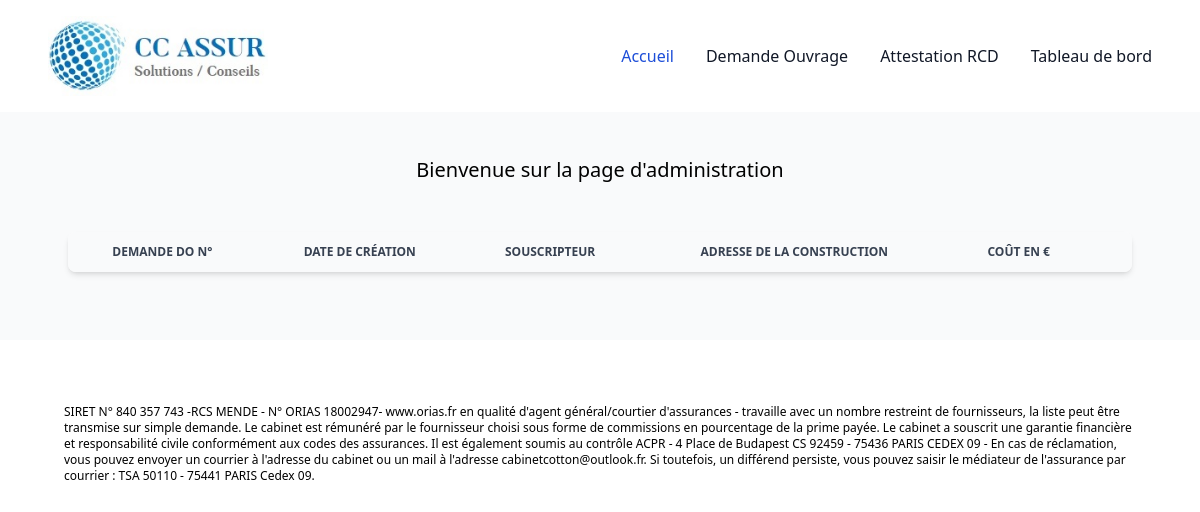
The app's page /index.php?page=admin (signed in), older data.
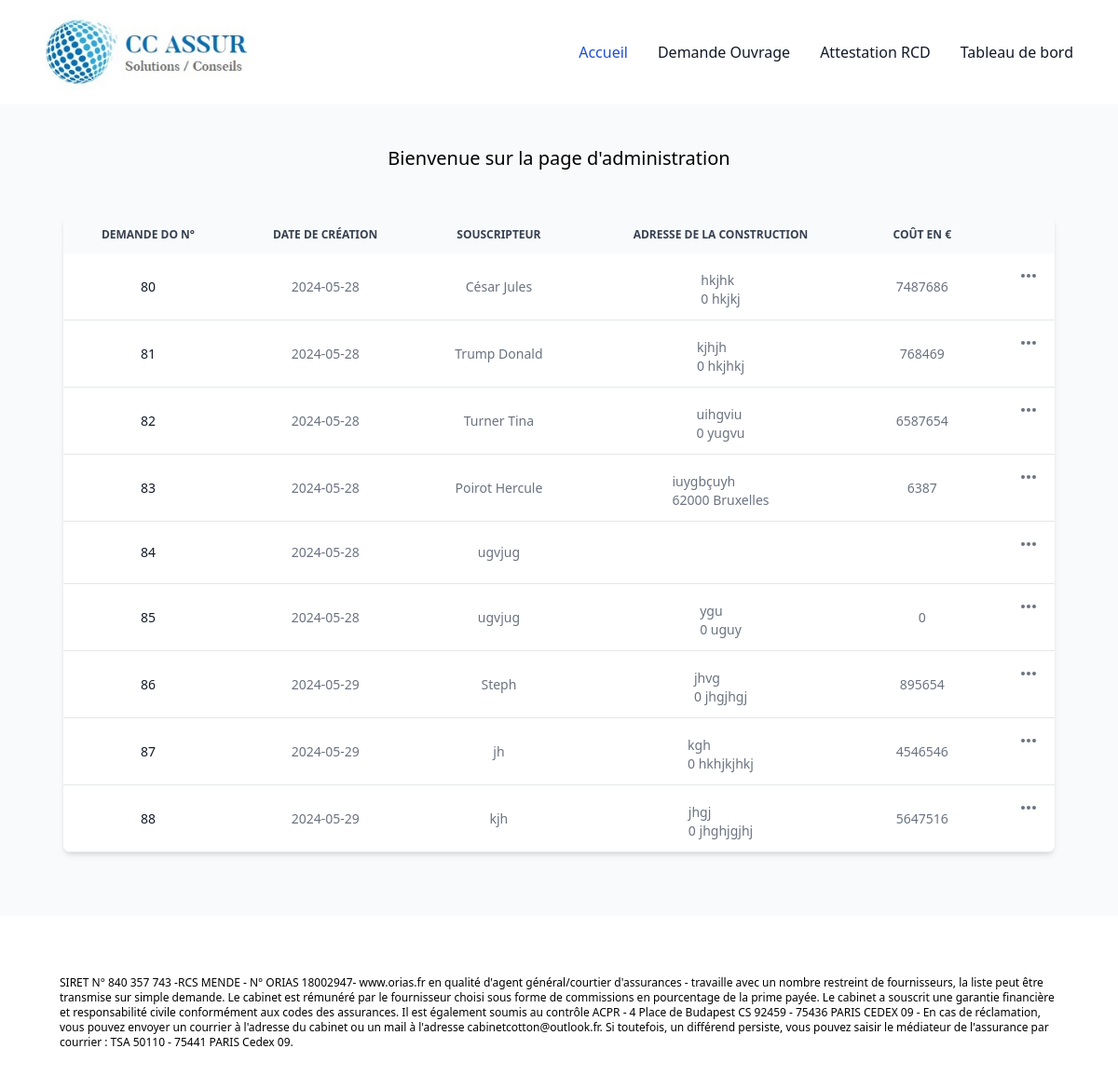
The same page, newer data.
### tables this page shows
CREATE TABLE `souscripteur` (
  `souscripteur_id` int(11) NOT NULL,
  `souscripteur_nom_raison` varchar(255) NOT NULL,
  `souscripteur_siret` varchar(255) NOT NULL,
  `souscripteur_adresse` varchar(255) NOT NULL,
  `souscripteur_code_postal` int(11) NOT NULL,
  `souscripteur_commune` varchar(255) NOT NULL,
  `souscripteur_profession` varchar(255) NOT NULL,
  `souscripteur_telephone` varchar(255) NOT NULL,
  `souscripteur_email` varchar(255) NOT NULL,
  `souscripteur_ancien_client_date` date NOT NULL,
  `souscripteur_ancien_client_num` varchar(255) NOT NULL
);

CREATE TABLE `situation` (
  `DOID` int(11) NOT NULL,
  `situation_zone_inond` tinyint(1) DEFAULT NULL,
  `situation_sismique` int(11) DEFAULT NULL,
  `situation_insectes` tinyint(1) DEFAULT NULL,
  `situation_proc_techniques` tinyint(1) DEFAULT NULL,
  `situation_parking` tinyint(1) DEFAULT NULL,
  `situation_do_10ans` tinyint(1) DEFAULT NULL,
  `situation_do_10ans_contrat_assureur` varchar(255) DEFAULT NULL,
  `situation_do_10ans_contrat_numero` varchar(255) DEFAULT NULL,
  `situation_mon_hist` tinyint(1) DEFAULT NULL,
  `situation_label_energie` tinyint(1) DEFAULT NULL,
  `situation_label_qualite` tinyint(1) DEFAULT NULL,
  `sol` tinyint(1) DEFAULT NULL,
  `sol_entreprise_id` int(11) DEFAULT NULL,
  `sol_bureau_mission` enum('g2_amp','g2_pro','etude_sol_autre') DEFAULT NULL,
  `sol_bureau_mission_champ` varchar(255) DEFAULT NULL,
  `sol_parking` tinyint(1) DEFAULT NULL,
  `situation_garanties_completes` tinyint(1) DEFAULT NULL,
  `situation_garanties_dommages_existants` tinyint(1) DEFAULT NULL,
  `situation_construction_bois` tinyint(1) DEFAULT NULL,
  `situation_pann_photo` tinyint(1) DEFAULT NULL,
  `situation_geothermie` tinyint(1) DEFAULT NULL,
  `situation_controle_tech` tinyint(1) DEFAULT NULL,
  `situation_cnr` tinyint(1) DEFAULT NULL
);

CREATE TABLE `dommage_ouvrage` (
  `DOID` int(11) NOT NULL,
  `souscripteur_id` int(11) NOT NULL,
  `date_creation` date NOT NULL DEFAULT current_timestamp(),
  `date_modification` date DEFAULT NULL,
  `date_validation` date DEFAULT NULL
);

CREATE TABLE `operation_construction` (
  `DOID` int(11) NOT NULL,
  `nature_neuf_exist` enum('neuve','existante') DEFAULT NULL,
  `nature_operation_surelev` tinyint(1) DEFAULT NULL,
  `nature_operation_surelev_sous_oeuvre` tinyint(1) DEFAULT NULL,
  `nature_operation_surelev_hors_fond` tinyint(1) DEFAULT NULL,
  `nature_operation_ext_horizont` tinyint(1) DEFAULT NULL,
  `nature_operation_ext_horizont_exist` tinyint(1) DEFAULT NULL,
  `nature_operation_renovation` tinyint(1) DEFAULT NULL,
  `nature_operation_renovation_fond` tinyint(1) DEFAULT NULL,
  `nature_operation_renovation_iso_therm` tinyint(1) DEFAULT NULL,
  `nature_operation_renovation_refect_toit` tinyint(1) DEFAULT NULL,
  `nature_operation_renovation_etancheite` tinyint(1) DEFAULT NULL,
  `nature_operation_renovation_ravalement` tinyint(1) DEFAULT NULL,
  `nature_operation_rehabilitation` tinyint(1) DEFAULT NULL,
  `nature_operation_rehabilitation_fond` tinyint(1) DEFAULT NULL,
  `nature_operation_rehabilitation_iso_therm` tinyint(1) DEFAULT NULL,
  `nature_operation_rehabilitation_refect_toit` tinyint(1) DEFAULT NULL,
  `nature_operation_rehabilitation_etancheite` tinyint(1) DEFAULT NULL,
  `nature_operation_rehabilitation_ravalement` tinyint(1) DEFAULT NULL,
  `operation_sinistre` tinyint(1) DEFAULT NULL,
  `operation_sinistre_descr` text DEFAULT NULL,
  `type_ouvrage_mais_indiv` tinyint(1) DEFAULT NULL,
  `type_ouvrage_mais_indiv_piscine` tinyint(1) DEFAULT NULL,
  `type_ouvrage_mais_indiv_piscine_situation` varchar(255) NOT NULL,
  `type_ouvrage_ope_pavill` tinyint(1) DEFAULT NULL,
  `type_ouvrage_ope_pavill_nombre` int(11) DEFAULT NULL,
  `type_ouvrage_coll_habit` tinyint(1) DEFAULT NULL,
  `type_ouvrage_coll_habit_nombre` int(11) DEFAULT NULL,
  `type_ouvrage_bat_indus` tinyint(1) DEFAULT NULL,
  `type_ouvrage_centre_com` tinyint(1) DEFAULT NULL,
  `type_ouvrage_centre_com_surf` int(11) DEFAULT NULL,
  `type_ouvrage_bat_bur` tinyint(1) DEFAULT NULL,
  `type_ouvrage_hopital` tinyint(1) DEFAULT NULL,
  `type_ouvrage_vrd_privatif` tinyint(1) DEFAULT NULL,
  `type_ouvrage_autre_const` tinyint(1) DEFAULT NULL,
  `type_ouvrage_autre_const_usage` varchar(255) DEFAULT NULL,
  `construction_adresse_esc_res_bat` varchar(255) DEFAULT NULL,
  `construction_adresse_num_nom_rue` varchar(255) DEFAULT NULL,
  `construction_adresse_lieu_dit` varchar(255) DEFAULT NULL,
  `construction_adresse_arrond` varchar(255) DEFAULT NULL,
  `construction_adresse_code_postal` int(11) DEFAULT NULL,
  `construction_adresse_commune` varchar(255) DEFAULT NULL,
  `construction_date_debut` date DEFAULT NULL,
  `construction_date_debut_prevue` date DEFAULT NULL,
  `construction_date_reception` date DEFAULT NULL,
  `construction_cout_operation` decimal(10,0) DEFAULT NULL,
  `construction_cout_honoraires_moe` decimal(10,0) DEFAULT NULL,
  `cout_operation_tva` tinyint(1) DEFAULT NULL
);

### models/admin.model.php (called while the page is built, shortened)
<?php
    function getListDO(){
        $boardsql = "SELECT dommage_ouvrage.DOID, situation.DOID, date_creation, souscripteur_nom_raison, construction_adresse_num_nom_rue, construction_adresse_code_postal, construction_adresse_commune, construction_cout_operation
        FROM souscripteur, dommage_ouvrage, situation, operation_construction
        WHERE dommage_ouvrage.souscripteur_id = souscripteur.souscripteur_id
        AND situation.DOID = dommage_ouvrage.DOID
        AND operation_construction.DOID = dommage_ouvrage.DOID;";
        $resquery = mysqli_query($GLOBALS["conn"], $boardsql);
        $boardata = mysqli_fetch_all($resquery, MYSQLI_ASSOC);
        return $boardata;
    }

### views/admin.view.php (the view, shortened to what this page needs)
<section class="bg-gray-50 dark:bg-gray-900 p-3 sm:p-5">
<p class="text-center font-medium text-xl mt-6">Bienvenue sur la page d'administration</p>
    <div class="mx-auto my-12 max-w-screen-xl px-4 lg:px-12">
        <div class="bg-white dark:bg-gray-800 relative shadow-md sm:rounded-lg overflow-hidden">
            <div class="overflow-x-auto">
                <table class="w-full text-sm text-gray-500 dark:text-gray-400">
                    <thead class="text-xs text-gray-700 uppercase bg-gray-50 dark:bg-gray-700 dark:text-gray-400">
                        <tr>
                            <th scope="col" class="px-4 py-3">Demande DO n°</th>
                            <th scope="col" class="px-4 py-3">Date de création</th>
                            <th scope="col" class="px-4 py-3">Souscripteur</th>
                            <th scope="col" class="px-4 py-3">Adresse de la construction</th>
                            <th scope="col" class="px-4 py-3">Coût en €</th>
                            <th scope="col" class="px-4 py-3">
                            </th>
                        </tr>
                    </thead>
                    <tbody>
                        <?php
                        foreach($dos as $do){
                            ?>
                            <tr class="border-b dark:border-gray-700">
                                <th scope="row" class="px-4 py-3 font-medium text-gray-900 whitespace-nowrap dark:text-white">
                                    <?php echo $do['DOID']; ?>
                                </th>
                                <td class="px-4 py-3 text-center"><?php echo $do['date_creation']; ?></td>
                                <td class="px-4 py-3 text-center"><?php echo $do['souscripteur_nom_raison']; ?></td>
                                <td class="px-4 py-3 flex justify-center">
                                    <div class="flex flex-col">
                                        <?php echo "<span>".$do['construction_adresse_num_nom_rue']."</span>"; ?>
                                        <?php echo "<span>".$do['construction_adresse_code_postal']."&nbsp;". $do['construction_adresse_commune'] ."</span>"; ?>
                                    </div>
                                </td>
                                <td class="px-4 py-3 text-center"><?php echo $do['construction_cout_operation']; ?></td>
                                <td class="px-4 py-3 flex items-center justify-end">
                                    <button id="<?php echo $do['DOID']."-dropdown-button"; ?>" data-dropdown-toggle="<?php echo $do['DOID']."-dropdown"; ?>" class="inline-flex items-center p-0.5 text-sm font-medium text-center text-gray-500 hover:text-gray-800 rounded-lg focus:outline-none dark:text-gray-400 dark:hover:text-gray-100" type="button">
                                        <svg class="w-5 h-5" aria-hidden="true" fill="currentColor" viewbox="0 0 20 20" xmlns="http://www.w3.org/2000/svg">
                                            <path d="M6 10a2 2 0 11-4 0 2 2 0 014 0zM12 10a2 2 0 11-4 0 2 2 0 014 0zM16 12a2 2 0 100-4 2 2 0 000 4z" />
                                        </svg>
                                    </button>
                                </td>
                            </tr>
                            <?php
                            }
                            ?>
                    </tbody>
                </table>
            </div>
        </div>
    </div>
    </section>

Row changes from the older to the newer data that the page shows:
added souscripteur: situation.DOID "80", dommage_ouvrage.date_creation "2024-05-28", souscripteur_nom_raison "César Jules", operation_construction.construction_adresse_num_nom_rue "hkjhk", operation_construction.construction_adresse_code_postal "0", operation_construction.construction_adresse_commune "hkjkj", operation_construction.construction_cout_operation "7487686"
added souscripteur: situation.DOID "81", dommage_ouvrage.date_creation "2024-05-28", souscripteur_nom_raison "Trump Donald", operation_construction.construction_adresse_num_nom_rue "kjhjh", operation_construction.construction_adresse_code_postal "0", operation_construction.construction_adresse_commune "hkjhkj", operation_construction.construction_cout_operation "768469"
added souscripteur: situation.DOID "82", dommage_ouvrage.date_creation "2024-05-28", souscripteur_nom_raison "Turner Tina", operation_construction.construction_adresse_num_nom_rue "uihgviu", operation_construction.construction_adresse_code_postal "0", operation_construction.construction_adresse_commune "yugvu", operation_construction.construction_cout_operation "6587654"
added souscripteur: situation.DOID "83", dommage_ouvrage.date_creation "2024-05-28", souscripteur_nom_raison "Poirot Hercule", operation_construction.construction_adresse_num_nom_rue "iuygbçuyh", operation_construction.construction_adresse_code_postal "62000", operation_construction.construction_adresse_commune "Bruxelles", operation_construction.construction_cout_operation "6387"
added souscripteur: situation.DOID "84", dommage_ouvrage.date_creation "2024-05-28", souscripteur_nom_raison "ugvjug"
added souscripteur: situation.DOID "85", dommage_ouvrage.date_creation "2024-05-28", souscripteur_nom_raison "ugvjug", operation_construction.construction_adresse_num_nom_rue "ygu", operation_construction.construction_adresse_code_postal "0", operation_construction.construction_adresse_commune "uguy", operation_construction.construction_cout_operation "0"
added souscripteur: situation.DOID "86", dommage_ouvrage.date_creation "2024-05-29", souscripteur_nom_raison "Steph", operation_construction.construction_adresse_num_nom_rue "jhvg", operation_construction.construction_adresse_code_postal "0", operation_construction.construction_adresse_commune "jhgjhgj", operation_construction.construction_cout_operation "895654"
added souscripteur: situation.DOID "87", dommage_ouvrage.date_creation "2024-05-29", souscripteur_nom_raison "jh", operation_construction.construction_adresse_num_nom_rue "kgh", operation_construction.construction_adresse_code_postal "0", operation_construction.construction_adresse_commune "hkhjkjhkj", operation_construction.construction_cout_operation "4546546"
added souscripteur: situation.DOID "88", dommage_ouvrage.date_creation "2024-05-29", souscripteur_nom_raison "kjh", operation_construction.construction_adresse_num_nom_rue "jhgj", operation_construction.construction_adresse_code_postal "0", operation_construction.construction_adresse_commune "jhghjgjhj", operation_construction.construction_cout_operation "5647516"
